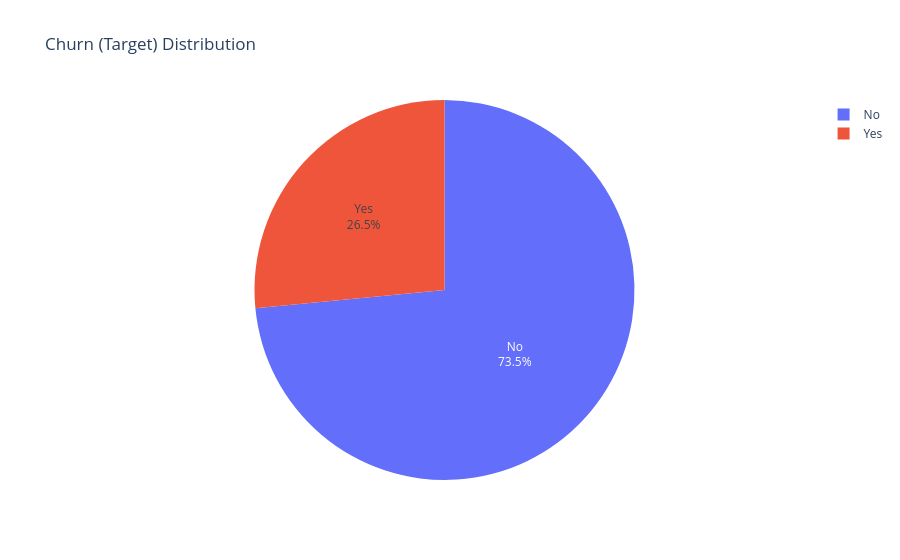

The cell this chart's notebook holds for it:
### Markdown cell above
### Churn (Target) Distribution

### Code cell
vc = df_churn['Churn'].value_counts().reset_index(name='count') \
                      .rename(columns={'index': 'Churn'})  
# Now vc has columns: ['Churn', 'count']

# Plot pie chart
fig = px.pie(
    vc, 
    values='count', 
    names='Churn', 
    title='Churn (Target) Distribution'
)
fig.update_traces(textposition='inside', textinfo='percent+label')
fig.show()

# Print markdown note
printmd("### Target distribution is Imbalanced")

### Figure 1 — Plotly figure (JSON) as saved in the notebook; plotly's stock layout.template omitted (floating-point values rounded to 4 significant figures)
{"data": [{"domain": {"x": [0, 1], "y": [0, 1]}, "hovertemplate": "Churn=%{label}<br>count=%{value}<extra></extra>", "labels": ["No", "Yes"], "legendgroup": "", "name": "", "showlegend": true, "textinfo": "percent+label", "textposition": "inside", "type": "pie", "values": [5174, 1869]}], "layout": {"legend": {"tracegroupgap": 0}, "title": {"text": "Churn (Target) Distribution"}}}
